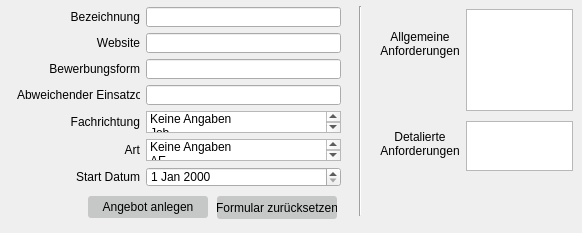
      <widget class="QWidget" name="tab2Angebote">
       <attribute name="title">
        <string>Ausbilding, Praktika und Jobangebote</string>
       </attribute>
       <widget class="Line" name="line">
        <property name="geometry">
         <rect>
          <x>350</x>
          <y>6</y>
          <width>20</width>
          <height>210</height>
         </rect>
        </property>
        <property name="orientation">
         <enum>Qt::Vertical</enum>
        </property>
       </widget>
       <widget class="QWidget" name="layoutWidget">
        <property name="geometry">
         <rect>
          <x>380</x>
          <y>5</y>
          <width>193</width>
          <height>210</height>
         </rect>
        </property>
        <layout class="QHBoxLayout" name="horizontalLayout_8">
         <item>
          <layout class="QVBoxLayout" name="verticalLayout_11">
           <item>
            <spacer name="verticalSpacer_5">
             <property name="orientation">
              <enum>Qt::Vertical</enum>
             </property>
             <property name="sizeType">
              <enum>QSizePolicy::Fixed</enum>
             </property>
             <property name="sizeHint" stdset="0">
              <size>
               <width>20</width>
               <height>25</height>
              </size>
             </property>
            </spacer>
           </item>
           <item>
            <widget class="QLabel" name="label_30">
             <property name="maximumSize">
              <size>
               <width>16777215</width>
               <height>102</height>
              </size>
             </property>
             <property name="text">
              <string>&lt;html&gt;&lt;head/&gt;&lt;body&gt;&lt;p align=&quot;center&quot;&gt;Allgemeine &lt;br/&gt;Anforderungen&lt;/p&gt;&lt;/body&gt;&lt;/html&gt;</string>
             </property>
            </widget>
           </item>
           <item>
            <spacer name="verticalSpacer_3">
             <property name="orientation">
              <enum>Qt::Vertical</enum>
             </property>
             <property name="sizeType">
              <enum>QSizePolicy::Fixed</enum>
             </property>
             <property name="sizeHint" stdset="0">
              <size>
               <width>0</width>
               <height>0</height>
              </size>
             </property>
            </spacer>
           </item>
           <item>
            <spacer name="verticalSpacer_7">
             <property name="orientation">
              <enum>Qt::Vertical</enum>
             </property>
             <property name="sizeHint" stdset="0">
              <size>
               <width>20</width>
               <height>40</height>
              </size>
             </property>
            </spacer>
           </item>
           <item>
            <widget class="QLabel" name="label_29">
             <property name="maximumSize">
              <size>
               <width>16777215</width>
               <height>50</height>
              </size>
             </property>
             <property name="text">
              <string>&lt;html&gt;&lt;head/&gt;&lt;body&gt;&lt;p align=&quot;center&quot;&gt;Detalierte&lt;br/&gt;Anforderungen&lt;/p&gt;&lt;/body&gt;&lt;/html&gt;</string>
             </property>
            </widget>
           </item>
           <item>
            <spacer name="verticalSpacer_6">
             <property name="orientation">
              <enum>Qt::Vertical</enum>
             </property>
             <property name="sizeType">
              <enum>QSizePolicy::Fixed</enum>
             </property>
             <property name="sizeHint" stdset="0">
              <size>
               <width>20</width>
               <height>57</height>
              </size>
             </property>
            </spacer>
           </item>
          </layout>
         </item>
         <item>
          <layout class="QVBoxLayout" name="verticalLayout_10">
           <item>
            <widget class="QPlainTextEdit" name="angebotAnforderungen">
             <property name="maximumSize">
              <size>
               <width>16777215</width>
               <height>102</height>
              </size>
             </property>
            </widget>
           </item>
           <item>
            <layout class="QHBoxLayout" name="horizontalLayout_6">
             <item>
              <widget class="QPlainTextEdit" name="angebotAnforderungenZusatz">
               <property name="maximumSize">
                <size>
                 <width>186</width>
                 <height>50</height>
                </size>
               </property>
               <property name="plainText">
                <string/>
               </property>
              </widget>
             </item>
            </layout>
           </item>
           <item>
            <spacer name="verticalSpacer_4">
             <property name="orientation">
              <enum>Qt::Vertical</enum>
             </property>
             <property name="sizeType">
              <enum>QSizePolicy::Fixed</enum>
             </property>
             <property name="sizeHint" stdset="0">
              <size>
               <width>20</width>
               <height>40</height>
              </size>
             </property>
            </spacer>
           </item>
          </layout>
         </item>
        </layout>
       </widget>
       <widget class="QWidget" name="layoutWidget">
        <property name="geometry">
         <rect>
          <x>16</x>
          <y>4</y>
          <width>325</width>
          <height>220</height>
         </rect>
        </property>
        <layout class="QVBoxLayout" name="verticalLayout_18">
         <item>
          <layout class="QGridLayout" name="gridLayout_15">
           <item row="10" column="0">
            <widget class="QLabel" name="label_33">
             <property name="minimumSize">
              <size>
               <width>120</width>
               <height>22</height>
              </size>
             </property>
             <property name="maximumSize">
              <size>
               <width>16777215</width>
               <height>22</height>
              </size>
             </property>
             <property name="text">
              <string>&lt;html&gt;&lt;head/&gt;&lt;body&gt;&lt;p align=&quot;right&quot;&gt;Fachrichtung&lt;/p&gt;&lt;/body&gt;&lt;/html&gt;</string>
             </property>
            </widget>
           </item>
           <item row="5" column="1">
            <widget class="QLineEdit" name="angebotWebsite">
             <property name="minimumSize">
              <size>
               <width>195</width>
               <height>20</height>
              </size>
             </property>
             <property name="maximumSize">
              <size>
               <width>195</width>
               <height>20</height>
              </size>
             </property>
            </widget>
           </item>
           <item row="5" column="0">
            <widget class="QLabel" name="label_36">
             <property name="minimumSize">
              <size>
               <width>120</width>
               <height>20</height>
              </size>
             </property>
             <property name="maximumSize">
              <size>
               <width>16777215</width>
               <height>20</height>
              </size>
             </property>
             <property name="text">
              <string>&lt;html&gt;&lt;head/&gt;&lt;body&gt;&lt;p align=&quot;right&quot;&gt;Website&lt;/p&gt;&lt;/body&gt;&lt;/html&gt;</string>
             </property>
            </widget>
           </item>
           <item row="10" column="1">
            <widget class="QListWidget" name="angebotFachrichtung">
             <property name="minimumSize">
              <size>
               <width>195</width>
               <height>22</height>
              </size>
             </property>
             <property name="maximumSize">
              <size>
               <width>195</width>
               <height>22</height>
              </size>
             </property>
             <item>
              <property name="text">
               <string>Keine Angaben</string>
              </property>
             </item>
             <item>
              <property name="text">
               <string>Job</string>
              </property>
             </item>
             <item>
              <property name="text">
               <string>Ausbildung</string>
              </property>
             </item>
             <item>
              <property name="text">
               <string>Praktikum</string>
              </property>
             </item>
            </widget>
           </item>
           <item row="11" column="0">
            <widget class="QLabel" name="label_31">
             <property name="minimumSize">
              <size>
               <width>120</width>
               <height>22</height>
              </size>
             </property>
             <property name="maximumSize">
              <size>
               <width>16777215</width>
               <height>22</height>
              </size>
             </property>
             <property name="text">
              <string>&lt;html&gt;&lt;head/&gt;&lt;body&gt;&lt;p align=&quot;right&quot;&gt;Art&lt;/p&gt;&lt;/body&gt;&lt;/html&gt;</string>
             </property>
            </widget>
           </item>
           <item row="9" column="1">
            <widget class="QLineEdit" name="angebotEinsatzortAbw">
             <property name="minimumSize">
              <size>
               <width>195</width>
               <height>20</height>
              </size>
             </property>
             <property name="maximumSize">
              <size>
               <width>195</width>
               <height>20</height>
              </size>
             </property>
            </widget>
           </item>
           <item row="9" column="0">
            <widget class="QLabel" name="label_28">
             <property name="minimumSize">
              <size>
               <width>120</width>
               <height>20</height>
              </size>
             </property>
             <property name="maximumSize">
              <size>
               <width>16777215</width>
               <height>20</height>
              </size>
             </property>
             <property name="text">
              <string>&lt;html&gt;&lt;head/&gt;&lt;body&gt;&lt;p align=&quot;right&quot;&gt;Abweichender Einsatzort&lt;/p&gt;&lt;/body&gt;&lt;/html&gt;</string>
             </property>
            </widget>
           </item>
           <item row="13" column="1">
            <widget class="QDateEdit" name="angebotDate">
             <property name="minimumSize">
              <size>
               <width>195</width>
               <height>20</height>
              </size>
             </property>
             <property name="maximumSize">
              <size>
               <width>195</width>
               <height>20</height>
              </size>
             </property>
            </widget>
           </item>
           <item row="2" column="1">
            <widget class="QLineEdit" name="angebotBezeichnung">
             <property name="minimumSize">
              <size>
               <width>195</width>
               <height>20</height>
              </size>
             </property>
             <property name="maximumSize">
              <size>
               <width>195</width>
               <height>20</height>
              </size>
             </property>
            </widget>
           </item>
           <item row="8" column="1">
            <widget class="QLineEdit" name="angebotForm">
             <property name="minimumSize">
              <size>
               <width>195</width>
               <height>20</height>
              </size>
             </property>
             <property name="maximumSize">
              <size>
               <width>195</width>
               <height>20</height>
              </size>
             </property>
            </widget>
           </item>
           <item row="2" column="0">
            <widget class="QLabel" name="label_27">
             <property name="minimumSize">
              <size>
               <width>120</width>
               <height>20</height>
              </size>
             </property>
             <property name="maximumSize">
              <size>
               <width>16777215</width>
               <height>20</height>
              </size>
             </property>
             <property name="text">
              <string>&lt;html&gt;&lt;head/&gt;&lt;body&gt;&lt;p align=&quot;right&quot;&gt;Bezeichnung&lt;/p&gt;&lt;/body&gt;&lt;/html&gt;</string>
             </property>
            </widget>
           </item>
           <item row="11" column="1">
            <widget class="QListWidget" name="angebotArt">
             <property name="minimumSize">
              <size>
               <width>195</width>
               <height>22</height>
              </size>
             </property>
             <property name="maximumSize">
              <size>
               <width>195</width>
               <height>22</height>
              </size>
             </property>
             <property name="movement">
              <enum>QListView::Static</enum>
             </property>
             <property name="isWrapping" stdset="0">
              <bool>false</bool>
             </property>
             <property name="resizeMode">
              <enum>QListView::Fixed</enum>
             </property>
             <property name="layoutMode">
              <enum>QListView::SinglePass</enum>
             </property>
             <item>
              <property name="text">
               <string>Keine Angaben</string>
              </property>
             </item>
             <item>
              <property name="text">
               <string>AE</string>
              </property>
             </item>
             <item>
              <property name="text">
               <string>SI</string>
              </property>
             </item>
             <item>
              <property name="text">
               <string>ITSK</string>
              </property>
             </item>
            </widget>
           </item>
           <item row="13" column="0">
            <widget class="QLabel" name="label_34">
             <property name="minimumSize">
              <size>
               <width>120</width>
               <height>20</height>
              </size>
             </property>
             <property name="maximumSize">
              <size>
               <width>16777215</width>
               <height>20</height>
              </size>
             </property>
             <property name="text">
              <string>&lt;html&gt;&lt;head/&gt;&lt;body&gt;&lt;p align=&quot;right&quot;&gt;Start Datum&lt;/p&gt;&lt;/body&gt;&lt;/html&gt;</string>
             </property>
            </widget>
           </item>
           <item row="8" column="0">
            <widget class="QLabel" name="label_35">
             <property name="minimumSize">
              <size>
               <width>120</width>
               <height>20</height>
              </size>
             </property>
             <property name="maximumSize">
              <size>
               <width>16777215</width>
               <height>20</height>
              </size>
             </property>
             <property name="text">
              <string>&lt;html&gt;&lt;head/&gt;&lt;body&gt;&lt;p align=&quot;right&quot;&gt;Bewerbungsform&lt;/p&gt;&lt;/body&gt;&lt;/html&gt;</string>
             </property>
            </widget>
           </item>
          </layout>
         </item>
         <item>
          <layout class="QHBoxLayout" name="horizontalLayout_14">
           <item>
            <spacer name="horizontalSpacer_17">
             <property name="orientation">
              <enum>Qt::Horizontal</enum>
             </property>
             <property name="sizeType">
              <enum>QSizePolicy::Fixed</enum>
             </property>
             <property name="sizeHint" stdset="0">
              <size>
               <width>69</width>
               <height>20</height>
              </size>
             </property>
            </spacer>
           </item>
           <item>
            <widget class="QPushButton" name="angebotAnlegen">
             <property name="minimumSize">
              <size>
               <width>0</width>
               <height>22</height>
              </size>
             </property>
             <property name="maximumSize">
              <size>
               <width>120</width>
               <height>22</height>
              </size>
             </property>
             <property name="styleSheet">
              <string notr="true">background-color: rgb(198, 200, 199);
border-radius: 3px;
border-width: 2px;
</string>
             </property>
             <property name="text">
              <string>Angebot anlegen</string>
             </property>
            </widget>
           </item>
           <item>
            <widget class="QPushButton" name="angebotReset">
             <property name="minimumSize">
              <size>
               <width>0</width>
               <height>22</height>
              </size>
             </property>
             <property name="maximumSize">
              <size>
               <width>120</width>
               <height>23</height>
              </size>
             </property>
             <property name="styleSheet">
              <string notr="true">background-color: rgb(198, 200, 199);
border-radius: 3px;
border-width: 2px;
</string>
             </property>
             <property name="text">
              <string>Formular zurücksetzen</string>
             </property>
            </widget>
           </item>
          </layout>
         </item>
        </layout>
       </widget>
      </widget>
